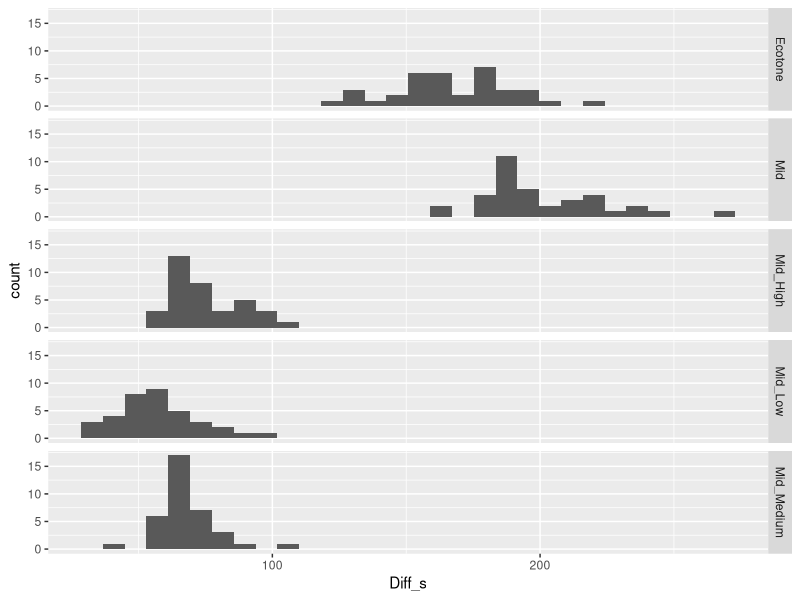
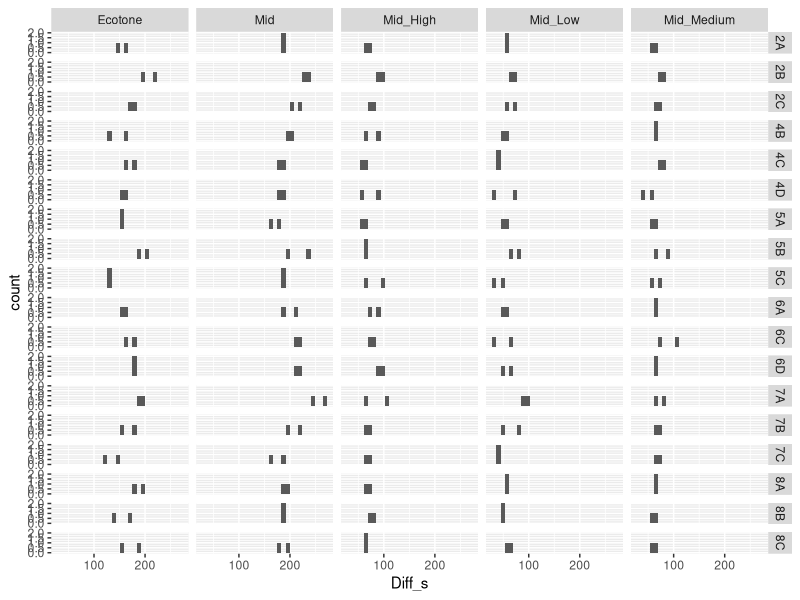
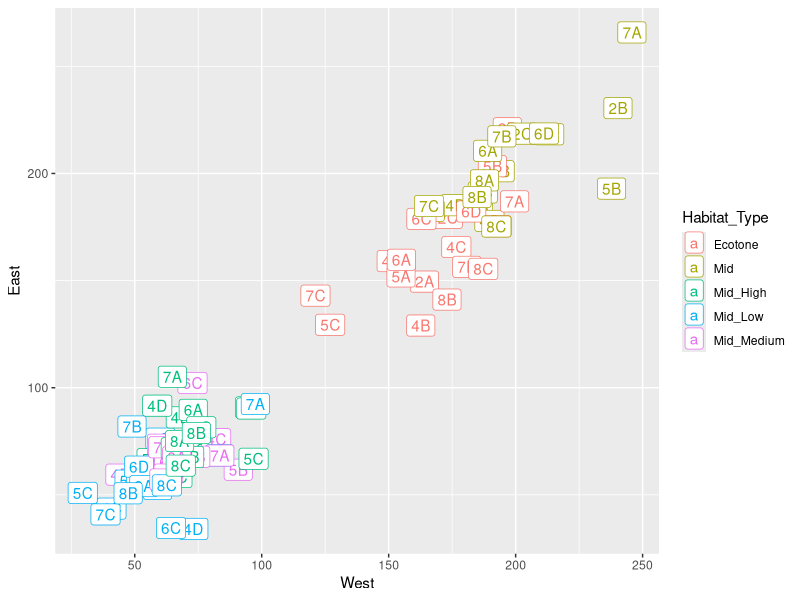
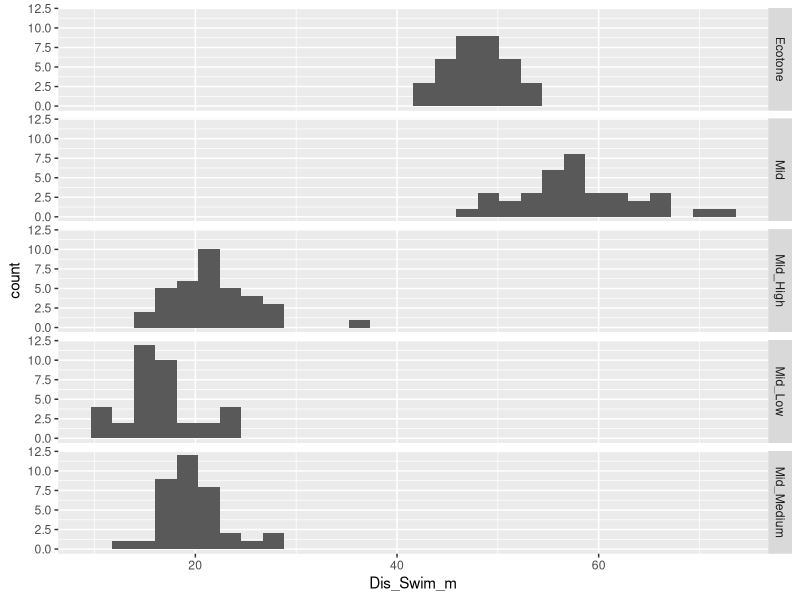
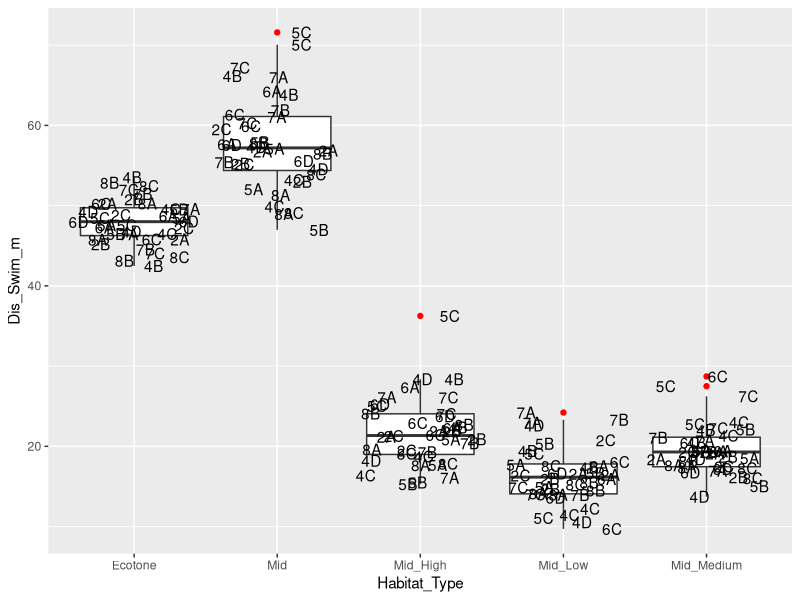
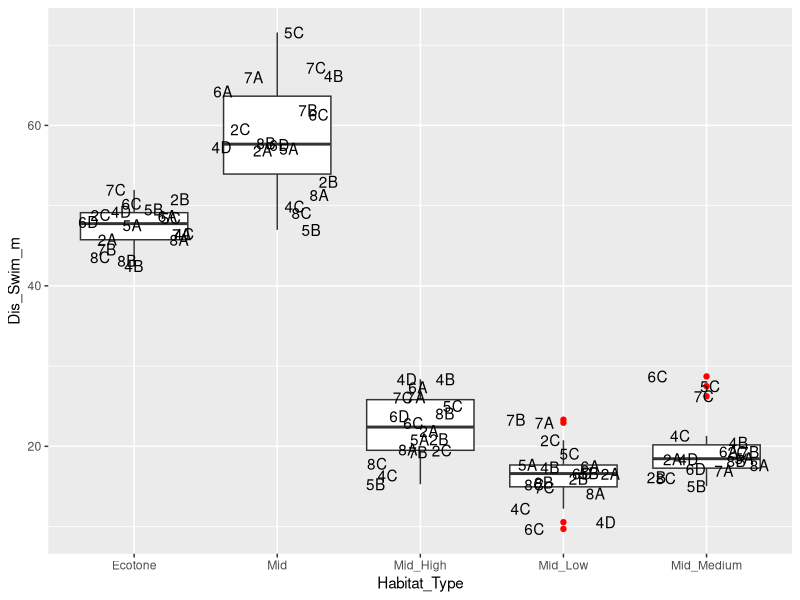
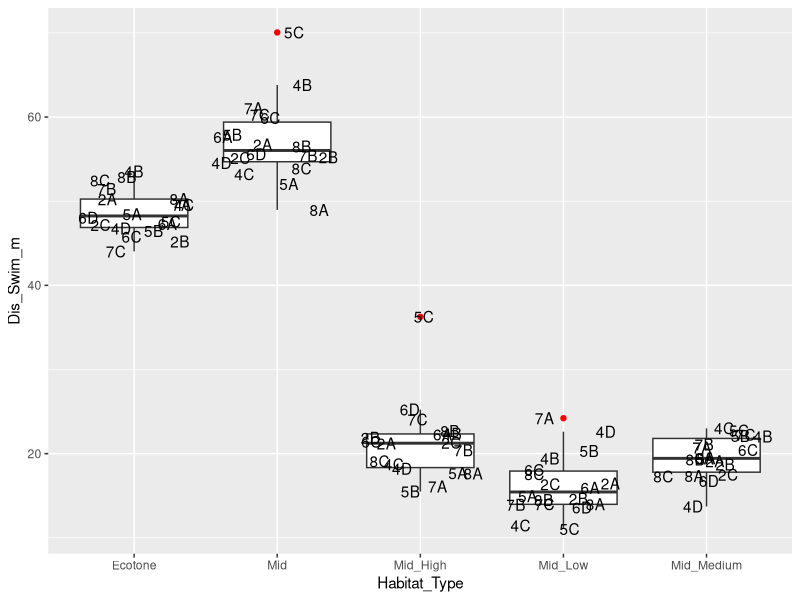
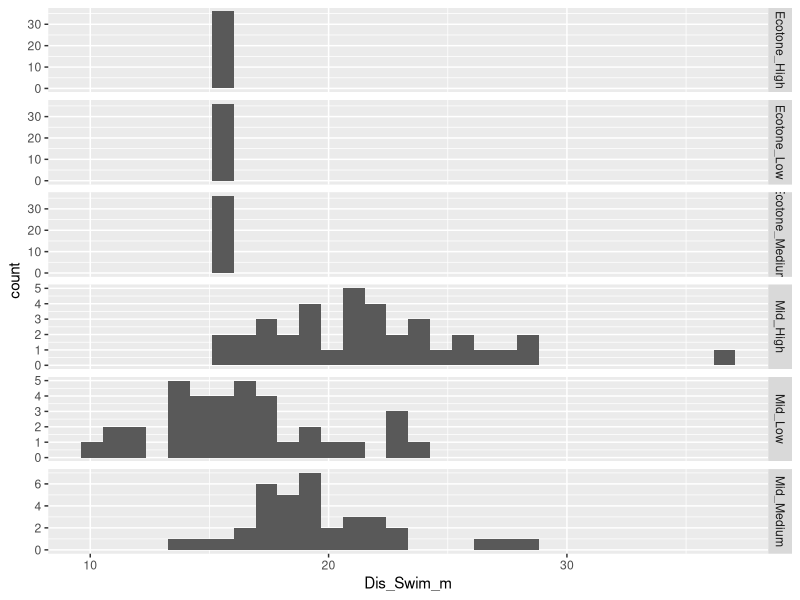

Write R code to recreate these figures, in order.
#Author: James Sturges
#Creation Date: 03 Nov 2021
#Title: EMObs Formatting
#Output: Create a df dat_fish that will be used for all thesis analysis

#We want the use the Here package for project management
#This will allow project work-flow to be easier across multiple devices/developers
# library(here)
# here()
# 
# here::i_am("EM_Input_Directory/dat_EMObs_Cleaning.R")

#Load Packages
library(tidyverse)
library(lubridate)
library(hms)


#Read in the EMObs text file using read_delim (in tidyr use _ not .)
dat_EMObs <- read_tsv("data/dat_EMObs.txt")

#take a quick look at these data in case you need to alter column types
glimpse(dat_EMObs)

#We want to rename certain columns from EM as meaningful characteristics that describe the reef
#Module_Side is either East or West
#Habitat_Type is either Mid_High, Mid_Medium, Mid_Low, or Ecotone_High, Ecotone_Medium, Ecotone_Low
#Module is the letter & number name given for each Modules (6 Block numbers and A-D letters)
#We also decide to rename the character values from midline transects
#sub-Modules now have Mid_High, Mid_Medium, & Mid_Low
dat_EMObs <- dat_EMObs %>%
  rename(Module_Side = Attribute9,
         Habitat_Type = Attribute10,
         Module = OpCode) %>% 
  mutate(Genus_spp = str_c(Genus, Species, sep = " "),
         Habitat_Type = recode(Habitat_Type, 
                               High = "Mid_High", 
                               Medium = "Mid_Medium", 
                               Low = "Mid_Low"))


#This code checks that all 18 Modules have 20 start and end points
#This is needed to generate the time of each transect
dat_EMObs %>%
  filter(Code == "Start" | Code == "End") %>%
  count(Module)

#Check to see that all 18 Modules have a Comment on the Time measurement which starts with the string "DT"
dat_EMObs %>%
  filter(grepl('DT', Comment))

#Here we create a date time based on the Comment column
#Note that some observations will not parse 
#because they have other comments that are not date times this error is OK
dat_EMObs <- dat_EMObs %>%
  mutate(Start_Time = dmy_hms(Comment), 
         Video_Elapsed_hms = as_hms(Time * 60))

#Fill in that column so that every point for a given module has the same start time
dat_EMObs <- dat_EMObs %>%
  group_by(Module) %>%
  fill(Start_Time) %>%
  # min Video_Elapsed_hms should be Code == Time for each module
  mutate(Video_Sync_hms = min(Video_Elapsed_hms), 
         # subtract off sync time prior to filming clock in video       
         Video_Corrected_hms = Video_Elapsed_hms - Video_Sync_hms, 
         # add correct video time to clock time to get real date time
         Real_Time = Start_Time + Video_Corrected_hms)

# Calculate the transect time for each transect
# The purpose of this code is to estimate how long we spent surveying each section of the reef
# We need the time of each survey and the area viewed in the camera to calculate fish densities
# This created a df of just the Start and End points (360 of them across all 18 Modules) 
Transect_Duration <- dat_EMObs %>%
  group_by(Module, Module_Side, Habitat_Type) %>%
  select(Module, Module_Side, Habitat_Type, Code, Real_Time) %>%
  filter(Code %in% c("Start", "End"))
glimpse(Transect_Duration)


#Using that new string I created a table of the differences between the End and Start time for each of the transects
#There are 10 transects per Module (Ecotone, Mid, High, Medium, Low on each side)
#Here we have a new df with start and end times and the difference between them for all 180 transects conducted
Start_End_Time <- Transect_Duration %>% 
  pivot_wider(names_from = Code, values_from = Real_Time) %>% 
  mutate(Diff_s = End - Start) %>%
  ungroup()

#I wanted to quickly look at the summary stats for each of the transect types
#There is probably a way to break apart the string I created for Zone but I'm not sure how 
#Instead I just filtered the string with the phrase for each transect type (Ecotone, High, etc)
Start_End_Time %>%
  ggplot(aes(Diff_s)) +
  geom_histogram() +
  facet_grid(rows = vars(Habitat_Type))

Start_End_Time %>%
  ggplot(aes(Diff_s)) +
  geom_histogram() +
  facet_grid(rows = vars(Module), cols = vars(Habitat_Type))

time_comp_plot <- Start_End_Time %>%
  select(!c(Start, End)) %>%
  pivot_wider(names_from = Module_Side, values_from = Diff_s) %>%
  ggplot(aes(x = West, y = East, col = Habitat_Type, label = Module)) +
  geom_point() +
  geom_label()

time_comp_plot

Start_End_Time %>%
  filter(grepl('Ecotone', Habitat_Type)) %>%
  summary()

Start_End_Time %>%
  filter(grepl('Mid', Habitat_Type)) %>%
  summary()

Start_End_Time %>%
  filter(grepl('High', Habitat_Type)) %>%
  summary()

Start_End_Time %>%
  filter(grepl('Medium', Habitat_Type)) %>%
  summary()

Start_End_Time %>%
  filter(grepl('Low', Habitat_Type)) %>%
  summary()




# We want to find the average swim rate along the Ecotone
# We will take the average of the East & West Ecotone transect times
# Then divide that by 48 meters to get a rate (Step completed)
# We can apply that rate to the midline to estimate distance swam (in progress)
# Here we look at just the start and end values for Ecotone transects
Avg_Eco_Time_Per_Mod <- Start_End_Time %>%
  group_by(Module) %>%
  filter(Habitat_Type %in% "Ecotone") %>%
  summarize(Mean_Ecotone_Time = mean(Diff_s))

#Look at the distribution of mean ecotone transects across all 18 modules
#Create a numeric column from the difftimes because summary() does not work for class difftime
Avg_Eco_Time_Per_Mod <- Avg_Eco_Time_Per_Mod %>%
  mutate(Mean_Ecotone_Time_Num = as.numeric(Mean_Ecotone_Time))

Avg_Eco_Time_Per_Mod %>%
  summary(Mean_Ecotone_Time_Num)
# Calculate the average swim rate along the ecotone for each Module
# These values can be multiplied with the transect times for Midlines & sub-Modules to estimate distance
Avg_Eco_Time_Per_Mod <- Avg_Eco_Time_Per_Mod %>%
  mutate(Eco_Swim_Rate_m_s = 48/Mean_Ecotone_Time_Num)


Start_End_Time <- Start_End_Time %>%
  left_join(Avg_Eco_Time_Per_Mod) %>%
  mutate(Dis_Swim_m = as.numeric(Diff_s) * Eco_Swim_Rate_m_s)

Start_End_Time %>%
  ggplot(aes(Dis_Swim_m)) +
  geom_histogram() +
  facet_grid(rows = vars(Habitat_Type))

# Trying to estimate distance with just the midline first
Mid_Time_Per_Mod <- Start_End_Time %>%
  group_by(Module) %>%
  filter(Habitat_Type %in% "Mid")

Mid_Time_Per_Mod <- Mid_Time_Per_Mod %>%
  mutate(Diff_num = as.numeric(Diff_s))


#Checking to see which of the modules had long/short midline transects
#Going to create a boxplot with a jitter layer and label each point by Module
#Retroactively I can look at the unique features of each Module
#The first boxplot looks at both the East and West Side together
Start_End_Time %>%
  ggplot(aes(x = Habitat_Type, y = Dis_Swim_m, label = Module)) +
  geom_boxplot(outlier.color = "red") +
  geom_text(position = position_jitter(seed = 1))

Start_End_Time %>%
  filter(Module_Side %in% "East") %>% 
  ggplot(aes(x = Habitat_Type, y = Dis_Swim_m, label = Module)) +
  geom_boxplot(outlier.color = "red") +
  geom_text(position = position_jitter(seed = 1))

Start_End_Time %>%
  filter(Module_Side %in% "West") %>% 
  ggplot(aes(x = Habitat_Type, y = Dis_Swim_m, label = Module)) +
  geom_boxplot(outlier.color = "red") +
  geom_text(position = position_jitter(seed = 1))


# I want to divide the ecotone into 3 sections and assign fish to these sections based on the time they were observed
# This helps us account for differences in the ecotone when adjacent to different sub-modules
# Consider for West ecotones the 1st section is next to high sub-modules
# But for East ecotones the 1st section is the medium sub-modules
# Look at just the ecotone   

Start_End_Time_w <- Start_End_Time  %>%
  filter(Habitat_Type == "Ecotone" & Module_Side == "West") %>% 
  mutate(Diff_third_s = Diff_s/3, 
         End_high = Start + Diff_third_s,
         End_low = Start + (2*Diff_third_s),
         End_medium = End)

# We need to add rows to Start_End_Time_w
# We want 3 rows per module 
#These 3 chunks change the habitat type from ecotone to Ecotone_High/Medium/or Low
#We want to divide the ecotone to see if proximity to different sub-Module heights influenced fish dist
Start_End_Time_w_h <- Start_End_Time_w %>% 
  mutate(Habitat_Type = "Ecotone_High",
         Start = Start,
         End = End_high) %>% 
  select(Module:Diff_third_s)


Start_End_Time_w_m <- Start_End_Time_w %>% 
  mutate(Habitat_Type = "Ecotone_Medium",
         Start = End_low,
         End = End_medium) %>% 
  select(Module:Diff_third_s)



Start_End_Time_w_l <- Start_End_Time_w %>% 
  mutate(Habitat_Type = "Ecotone_Low",
         Start = End_high,
         End = End_low) %>% 
  select(Module:Diff_third_s)

#Going to do the same thing as above for the East Ecotone
#Here we create a Start_End_Time East table only for Ectones
#Note that the order or sub-modules is different on the east side
#The first part of the east ecotone is medium sub-module
Start_End_Time_e <- Start_End_Time  %>%
  filter(Habitat_Type == "Ecotone" & Module_Side == "East") %>% 
  mutate(Diff_third_s = Diff_s/3, 
         End_high = End,
         End_low = Start + (2*Diff_third_s),
         End_medium = Start + Diff_third_s,)

#Now we create 3 tables to modify the habitat type

Start_End_Time_e_h <- Start_End_Time_e %>% 
  mutate(Habitat_Type = "Ecotone_High",
         Start = End_low,
         End = End) %>% 
  select(Module:Diff_third_s)


Start_End_Time_e_m <- Start_End_Time_e %>% 
  mutate(Habitat_Type = "Ecotone_Medium",
         Start = Start,
         End = End_medium) %>% 
  select(Module:Diff_third_s)



Start_End_Time_e_l <- Start_End_Time_e %>% 
  mutate(Habitat_Type = "Ecotone_Low",
         Start = End_medium,
         End = End_low) %>% 
  select(Module:Diff_third_s)



#Create a new start_end_time table
#This time it will have 3 different levels of Ecotone for each Habitat_Type (high, medium, low)

Start_End_Time_eco <- bind_rows(Start_End_Time_w_h, Start_End_Time_w_m, Start_End_Time_w_l, 
                                Start_End_Time_e_h, Start_End_Time_e_m, Start_End_Time_e_l) %>% 
  arrange(Module, Module_Side, Habitat_Type) %>% 
  mutate(Eco_Int = interval(start = Start, end = End), 
         Habitat_Type_eco = Habitat_Type) %>% 
  select(Module, Module_Side, Habitat_Type_eco, Eco_Int)


glimpse(Start_End_Time_eco)


# Create ecotone version of dat_EMObs (will row_bind it back onto dat_EMObs at the end)
dat_EMObs_eco <- dat_EMObs %>% 
  filter(Habitat_Type == "Ecotone") %>%
  # expand so row for each fish repeats 3x, one for each ecotone type  
  inner_join(Start_End_Time_eco) %>% 
  mutate(Habitat_Type = if_else(Real_Time %within% Eco_Int, Habitat_Type_eco, NA_character_)) %>% 
  drop_na(Habitat_Type)


### FIGURE OUT WHICH 1 FISH (use function to compare dataframes... )
dat_EMObs_eco_test <- dat_EMObs %>% 
  filter(Habitat_Type == "Ecotone") 
select(dat_EMObs_eco_test, c(Module, ImagePtPair)) %>% anti_join(select(dat_EMObs_eco, c(Module, ImagePtPair)))
##!!! So row was 7A Rhinobatos productus which was not on a transect but was observed




### Bind new dat_EMObs_eco rows back onto dat_EMObs
dat_fish <- dat_EMObs %>% 
  bind_rows(dat_EMObs_eco)

dat_fish <- dat_fish %>%   
  filter(Habitat_Type %in% c("Ecotone_High", 
                             "Ecotone_Low",
                             "Ecotone_Medium", 
                             "Mid_High",
                             "Mid_Low", 
                             "Mid_Medium")) 
#filter
dat_fish <- dat_fish %>% 
  filter(!Code %in% c("Start","End")) 



# Set factor level order for tables, plots etc.
dat_fish <- dat_fish %>%
  mutate(Habitat_Type = fct_relevel(Habitat_Type, "Ecotone_High", 
                                    "Ecotone_Medium",
                                    "Ecotone_Low",
                                    "Mid_High", 
                                    "Mid_Medium",
                                    "Mid_Low")) %>%
  arrange(Module, Module_Side, Habitat_Type)



## !!! TO DO
## add fct_relevel for all relevant variables: module, etc...





#Add on transect areas for each transect segments
#1) left_join from calculated areas above
#2) manually set all ecotone segment areas to 48m x 2 m wide / 3 segments

#going to take the Start_End_Time table and mutate it to get transect area
#the ecotone areas should set to 48m x 2m
#the swim rate for each module will be applied to the midline

Start_End_Mids <- Start_End_Time %>% 
  filter(Habitat_Type %in% c("Mid_High",
                             "Mid_Low",
                             "Mid_Medium"))

#We have already calculated the distance swam along the midline
#We take the distance swam in m and multiple it by 2m (transect width)
#the tsect_area_m2 can be used for fish density calculations

Start_End_Mids <- Start_End_Mids %>% 
  mutate(tsect_area_m2 = Dis_Swim_m * 2)

#I wanted to create a single table that had all transect areas
#This table is called Start_End_Complete
#There are 12 points per Module
#High, Medium, Low For Eco and Mid on the East and West Side
#All ecotone distances were manually set to 16m
#All ecotone transect areas were set to 32m
#The midlines are based on module specific ecotone swim times
#distance on midlines is estimated based on ecotone swim rate
#then distance is multipled by 2m to estimate midline transect area

Start_End_Complete <- Start_End_Mids %>% 
  bind_rows(Start_End_Time_eco)

#This is amazing!!!
#Using coalesce you can merge columns where there are NAs
#Here we take the Habitat_Type_eco for ecotones and replace NAs in Habitat_Type
Start_End_Complete <- Start_End_Complete %>% 
  mutate(Habitat_Type = coalesce(Habitat_Type, Habitat_Type_eco))
#Here we take the ecotone interval and seperate it into Start and End times 
#Fill the start column using coalesce and int_start function
Start_End_Complete <- Start_End_Complete %>% 
  mutate(Start = coalesce(Start, int_start(Eco_Int)))
#Fill the End column with int_end function
Start_End_Complete <- Start_End_Complete %>% 
  mutate(End = coalesce(End, int_end(Eco_Int)))

#Manually set the ecotone distance to 16m for all segments 
Start_End_Complete <- Start_End_Complete %>% 
  mutate(Dis_Swim_m = replace_na(Dis_Swim_m, 16))

#Manually set the area survey to 32 meters squared for ecotone segments
Start_End_Complete <- Start_End_Complete %>% 
  mutate(tsect_area_m2 = replace_na(tsect_area_m2, 32))

#arrange values by Module
Start_End_Complete <- Start_End_Complete %>% 
  arrange(Module)

#Fill in missing values from 
Start_End_Complete <- Start_End_Complete %>% 
  group_by(Module) %>% 
  fill(Mean_Ecotone_Time, Mean_Ecotone_Time_Num, Eco_Swim_Rate_m_s)
#Quickly just recalculated the difference between start and end times 
#This was faster than pulling the ecotone values from another table
Start_End_Complete <- Start_End_Complete %>% 
  mutate(Diff_s = End - Start)

#Then I dropped the last two columns 
Start_End_Complete <- Start_End_Complete %>% 
  select(-c("Habitat_Type_eco", "Eco_Int"))



#Quickly look at the average distance and transect area
#Interesting Mid_Low distance = 16.4m
#About the same as ecotone! 
#High standard deviation though 3.56m
#Still evidence that we swam more area on higher modules
ht_dist_st <- Start_End_Complete %>% 
  group_by(Habitat_Type) %>% 
  summarise(mean_dis = mean(Dis_Swim_m),
            sd_dis = sd(Dis_Swim_m))

ht_dist_st

Start_End_Complete %>% 
  ggplot(aes(Dis_Swim_m)) +
  geom_histogram() +
  facet_grid(rows = vars(Habitat_Type), scales = 'free_y')

#Before we go on to dat fish analysis I merged the Start_End_complete Table
#dat_fish now has transect distance and area surveyed 
dat_fish <- 
  left_join(dat_fish, Start_End_Complete, by = c("Module", "Module_Side", "Habitat_Type"))

#We also want to give every fish a density value
#1 observation over the transect area
dat_fish <- dat_fish %>% 
  mutate(density_m2 = 1/tsect_area_m2)
#Then start using dat_fish in your analysis script by using
#source("dat_EMObs_Cleaning.R")


# Further cleaning needed to remove Unknown species and stop points
dat_fish <- dat_fish %>% 
  filter(Genus_spp != "Pause_Start Pause_Start",
         Genus_spp != "Unknown Unknown")

# We converted our fish counts to density during data cleaning
# But we then wanted to put these values in a more realistic context so set the densities to 100 m^2 
dat_fish <- dat_fish %>% 
  mutate(dens_100m2 = density_m2*100)


# Here we add a new column where decide if the mid high sub-modules are 3 or 4m tall
# half of the Modules have approx 3m and the other half is approx 4m in maximum height
# I apply this value to every fish even though it does not matter for ecotone, low, med
dat_fish <- dat_fish %>% 
  mutate(mid_high_hgt_m = (case_when(startsWith(Module, "2") ~ "4",
                                     startsWith(Module, "6") ~ "4",
                                     startsWith(Module, "8") ~ "4",
                                     startsWith(Module, "4") ~ "3",
                                     startsWith(Module, "5") ~ "3",
                                     startsWith(Module, "7") ~ "3")))

#I then decided the orientation of each module relative to shore
#Perpendicular means the transect heading goes towards or away from shore
#parallel means they go along the shore
dat_fish <- dat_fish %>% 
  mutate(Orientation = case_when(startsWith(Module, "2A") ~ "Perpendicular",
                                 startsWith(Module, "2B") ~ "Parallel",
                                 startsWith(Module, "2C") ~ "Parallel",
                                 startsWith(Module, "4") ~ "Parallel",
                                 startsWith(Module, "5") ~ "Parallel",
                                 startsWith(Module, "6") ~ "Parallel",
                                 startsWith(Module, "7A") ~ "Parallel",
                                 startsWith(Module, "7B") ~ "Perpendicular",
                                 startsWith(Module, "7C") ~ "Perpendicular",
                                 startsWith(Module, "8") ~ "Perpendicular"))




# We need to standardize the width of our transects to account for variation in visibility.
#MidX column on event measure indicates the width of the transect
#Range for MidX is -2500 to 3000
#We decided to use the 2m wide transect data
#The power of the stereo video camera is that you can accurately count a larger area
#This only removed 587 fish observations overall
dat_fish_1m_wide <- dat_fish %>% 
  filter(MidX <= 1000 & MidX >= -1000)

dat_fish_2m_wide <- dat_fish %>% 
  filter(MidX <= 2000 & MidX >= -2000)



#We need a table for all of our transect variables
#Some of these characteristics were recorded during the survey period
#Others are fixed conditions like construction date and orientation
#Edit this as needed with additional variables

#here we import our field notes
dive_dat <- read.csv("data/DiveEvent.csv", fileEncoding = 'UTF-8-BOM')

#No idea why the imported name was like that for Module?
#So I renamed it
dive_dat <- dive_dat %>% 
  #rename(Module = ï..Module) %>% 
  select(Module, construction_date, construction_month, construction_group, survey_date, survey_time)


#Here we associated the characteristics for each of the 216 transects
transect_var <- dat_fish %>% 
  select(Module, Module_Side, Habitat_Type, Orientation, mid_high_hgt_m) %>% 
  mutate(transect = paste(Module, Module_Side, Habitat_Type)) %>% 
  distinct()

#This splits Habitat type into two characteristics 
#Ecotone vs Mid
#Sub-mods into three groups High, Medium, Low
transect_var <- transect_var %>% 
  separate(Habitat_Type, c("Zone", "Sub_Mod"), remove = F)

#and then add our field notes to transect variables
transect_var <- transect_var %>% 
  left_join(dive_dat)

transect_var <- transect_var %>% 
  mutate(Block = case_when(startsWith(Module, "2") ~ "2",
                           startsWith(Module, "4") ~ "4",
                           startsWith(Module, "5") ~ "5",
                           startsWith(Module, "6") ~ "6",
                           startsWith(Module, "7") ~ "7",
                           startsWith(Module, "8") ~ "8"))


## create reduced versions of transect_var for module specific characteristics
module_var <- transect_var %>% 
  select(Module, Orientation, mid_high_hgt_m, construction_date, survey_date, 
         survey_time, construction_group, Block) %>%
  distinct() %>% 
  arrange(Module)


#The 11 most abundant spp
#These spp were also observed on at least 12/18 modules 
#We will use these species later
focal_spp <- c("Chromis punctipinnis",
               "Paralabrax clathratus",
               "Oxyjulis californica",
               "Semicossyphus pulcher",
               "Embiotoca jacksoni",
               "Hypsurus caryi",
               "Paralabrax nebulifer",
               "Girella nigricans",
               "Damalichthys vacca",
               "Sebastes serranoides",
               "Halichoeres semicinctus")


# Creating a new metric that combines the Orientation and inshore/offshore component
dat_fish_2m_wide <- dat_fish_2m_wide %>% 
  mutate(os = paste(Module_Side, Orientation),
         ht_os = paste(os, Habitat_Type))


dat_fish_2m_wide <- dat_fish_2m_wide %>% 
  mutate(compass_heading = (case_when(startsWith(ht_os, "West Perpendicular Mid_High") ~ 341,
                                      startsWith(ht_os, "West Perpendicular Ecotone_High") ~ 341,
                                      startsWith(ht_os, "West Perpendicular Mid_Low") ~ 297,
                                      startsWith(ht_os, "West Perpendicular Ecotone_Low") ~ 297,
                                      startsWith(ht_os, "West Perpendicular Mid_Medium") ~ 257,
                                      startsWith(ht_os, "West Perpendicular Ecotone_Medium") ~ 257,
                                      startsWith(ht_os, "East Perpendicular Mid_High") ~ 167,
                                      startsWith(ht_os, "East Perpendicular Ecotone_High") ~ 167,
                                      startsWith(ht_os, "East Perpendicular Mid_Low") ~ 115,
                                      startsWith(ht_os, "East Perpendicular Ecotone_Low") ~ 115,
                                      startsWith(ht_os, "East Perpendicular Mid_Medium") ~ 72,
                                      startsWith(ht_os, "East Perpendicular Ecotone_Medium") ~ 72,
                                      startsWith(ht_os, "West Parallel Mid_High") ~ 254,
                                      startsWith(ht_os, "West Parallel Ecotone_High") ~ 254,
                                      startsWith(ht_os, "West Parallel Mid_Low") ~ 200,
                                      startsWith(ht_os, "West Parallel Ecotone_Low") ~ 200,
                                      startsWith(ht_os, "Mid_Medium West Parallel") ~ 164,
                                      startsWith(ht_os, "West Parallel Ecotone_Medium") ~ 164,
                                      startsWith(ht_os, "East Parallel Mid_High") ~ 78,
                                      startsWith(ht_os, "East Parallel Ecotone_High") ~ 78,
                                      startsWith(ht_os, "East Parallel Mid_Low") ~ 18,
                                      startsWith(ht_os, "East Parallel Ecotone_Low") ~ 18,
                                      startsWith(ht_os, "East Parallel Mid_Medium") ~ 347,
                                      startsWith(ht_os, "East Parallel Ecotone_Medium") ~ 347)))



# When we want to use size class data we will only want to use fish that could be measure
# If there was a comment the length is invalid
# We remove those points but may keep them for counts
dat_fish_l <- dat_fish_2m_wide %>% 
  filter(!Comment %in% "no vis right camera") %>% 
  filter(!Comment %in% "no vis left camera") %>% 
  filter(Precision < 20)

# There were 24 fish that had max precision values (9999-10000)
# These fish were likely "no vis" fish that did not get a comment
# I filter them out here for length estimates
# I can double check those in EM when I have a computer again
# Can still use "no vis" for counts and density
# but not for length and biomass density
#There are still fish that should be removed due to high precision
#but need to talk about species specific cut offs
#or a hard set number for all fish?
#should it be relatively to max length?


dat_fish_l <- dat_fish_l %>% 
  separate(Habitat_Type, c("Zone", "Sub_Mod"), remove = F) %>% 
  mutate(Block = case_when(startsWith(Module, "2") ~ "2",
                           startsWith(Module, "4") ~ "4",
                           startsWith(Module, "5") ~ "5",
                           startsWith(Module, "6") ~ "6",
                           startsWith(Module, "7") ~ "7",
                           startsWith(Module, "8") ~ "8"))


dat_fish_l <- dat_fish_l %>% 
  mutate(transect = paste(Module, Module_Side, Habitat_Type),
         dens_100m2_4rt = dens_100m2^0.25) %>% 
  left_join(transect_var)


dat_fish_l <- dat_fish_l %>% 
  mutate(mid_high_hgt_m = as.character(mid_high_hgt_m))

dat_fish_l <- dat_fish_l %>% 
  mutate(Mid_High_3_4 = paste(Habitat_Type, mid_high_hgt_m))

dat_fish_l <- dat_fish_l %>% 
  mutate(Mid_High_3_4 = str_replace(Mid_High_3_4, " ", "_"))

dat_fish_l <- dat_fish_l %>% 
  mutate(Mid_High_3_4 = as.character(Mid_High_3_4))

dat_fish_l <- dat_fish_l %>% 
  mutate(Mid_High_3_4 = (case_when(startsWith(Mid_High_3_4, "Ecotone_High") ~ "Ecotone_High",
                                   startsWith(Mid_High_3_4, "Ecotone_Medium") ~ "Ecotone_Medium",
                                   startsWith(Mid_High_3_4, "Ecotone_Low") ~ "Ecotone_Low",
                                   startsWith(Mid_High_3_4, "Mid_High_3") ~ "Mid_High_3",
                                   startsWith(Mid_High_3_4, "Mid_High_4") ~ "Mid_High_4",
                                   startsWith(Mid_High_3_4, "Mid_Low") ~ "Mid_Low",
                                   startsWith(Mid_High_3_4, "Mid_Medium") ~ "Mid_Medium")))